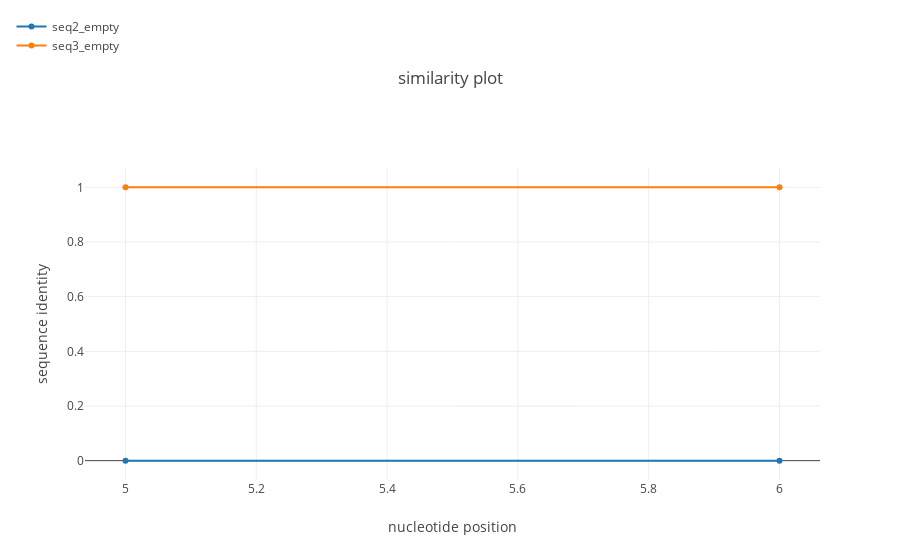

This figure's notebook cell:
### Code cell
simgen_obj.simgen(pot_rec=0, region=(5,7))

### Figure 1 — Plotly figure (JSON) as saved in the notebook; plotly's stock layout.template omitted (floating-point values rounded to 4 significant figures)
{"data": [{"name": "seq2_empty", "type": "scatter", "uid": "78c1769e-a533-11e8-83d0-d46a6a82ea71", "x": [5, 6, 7], "y": [0, 0]}, {"name": "seq3_empty", "type": "scatter", "uid": "78c1769f-a533-11e8-b048-d46a6a82ea71", "x": [5, 6, 7], "y": [1, 1]}], "layout": {"legend": {"x": -0.1, "y": 1.5}, "title": "similarity plot", "xaxis": {"title": "nucleotide position"}, "yaxis": {"title": "sequence identity"}}}
